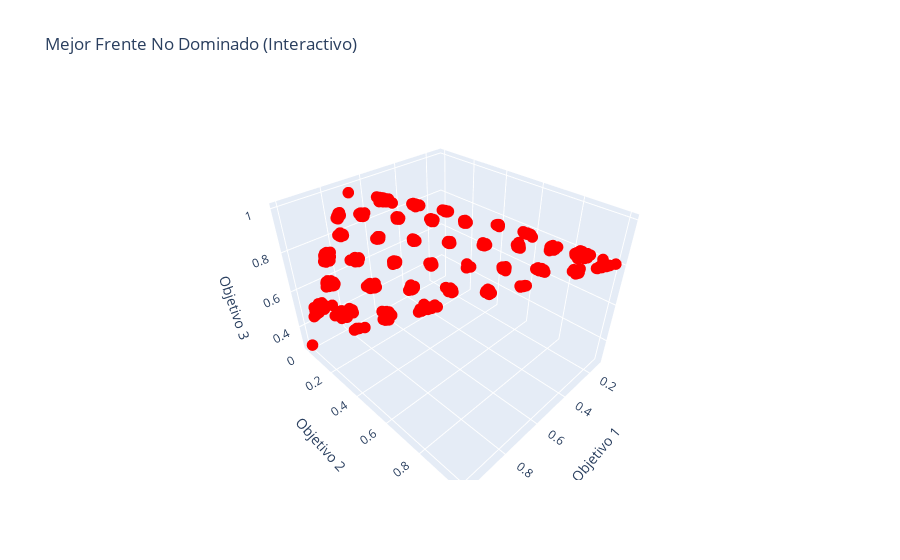

Write notebook code for a chart like this one.
### Markdown cell above
# Comparación de resultados

### Code cell
import os
import pickle
import numpy as np
from pymoo.indicators.hv import Hypervolume
from pymoo.indicators.gd import GD
from pymoo.indicators.igd import IGD
from pymoo.util.nds.non_dominated_sorting import NonDominatedSorting
from pymoo.visualization.scatter import Scatter

# --- Configuración ---
DIRECTORIO = "./modificacion2"  # directorio actual
EXTENSION = ".pkl"
n_obj = 3

# Leer todos los archivos .pkl del directorio
archivos = [f for f in os.listdir(DIRECTORIO) if f.endswith(EXTENSION)]

fitness_dict = {}
for archivo in archivos:
    with open(os.path.join(DIRECTORIO, archivo), "rb") as f:
        data = pickle.load(f)
        if isinstance(data, dict) and "fitnessF" in data:
            fitness_dict[archivo] = np.array(data["fitnessF"])

# Unir todos los frentes para obtener el mejor frente no dominado global
todos_fitness = np.vstack(list(fitness_dict.values()))

# Obtener frontera de referencia no dominada
nds = NonDominatedSorting()
nd_idx = nds.do(todos_fitness, only_non_dominated_front=True)
frontera_referencia = todos_fitness[nd_idx]

# Calcular punto de referencia para HV
ref_point = np.zeros(n_obj)

# --- Cálculo de métricas ---
print(f"{'Archivo':<60} | {'HV':>8} | {'GD':>8} | {'IGD':>8}")
print("-" * 90)

hv_vals = []
gd_vals = []
igd_vals = []

for nombre, fitness in fitness_dict.items():
    hv = Hypervolume(ref_point=ref_point).do(fitness)
    gd = GD(frontera_referencia).do(fitness)
    igd = IGD(frontera_referencia).do(fitness)

    hv_vals.append(hv)
    gd_vals.append(gd)
    igd_vals.append(igd)

    print(f"{nombre:<60} | {hv:8.4f} | {gd:8.4f} | {igd:8.4f}")

# --- Resultados estadísticos ---
print("-" * 90)
print(f"{'PROMEDIO':<60} | {np.mean(hv_vals):8.4f} | {np.mean(gd_vals):8.4f} | {np.mean(igd_vals):8.4f}")
print(f"{'DESV.STD':<60} | {np.std(hv_vals):8.4f} | {np.std(gd_vals):8.4f} | {np.std(igd_vals):8.4f}")

# --- Gráfico del mejor frente no dominado ---
plot = Scatter(title="Mejor Frente No Dominado (Referencia)", s=5)
plot.add(frontera_referencia * -1, label="Mejor frente no dominado", color="red", marker='o', s=5)
plot.show()

if n_obj > 2:
    # Visualización interactiva en 3D usando Plotly
    import plotly.graph_objs as go
    import plotly.offline as pyo

    trace = go.Scatter3d(
        x=frontera_referencia[:, 0] * -1,
        y=frontera_referencia[:, 1] * -1,
        z=frontera_referencia[:, 2] * -1,
        mode='markers',
        marker=dict(size=4, color='red'),
        name='Mejor frente no dominado'
    )

    layout = go.Layout(
        title='Mejor Frente No Dominado (Interactivo)',
        scene=dict(
            xaxis_title='Objetivo 1',
            yaxis_title='Objetivo 2',
            zaxis_title='Objetivo 3'
        )
    )

    fig = go.Figure(data=[trace], layout=layout)
    pyo.iplot(fig)

### Figure 1 — Plotly figure (JSON) as saved in the notebook; plotly's stock layout.template omitted (floating-point values rounded to 4 significant figures; data arrays with more than 128 entries replaced by an {"elided": "..."} marker saying what was removed)
{"data": [{"marker": {"color": "red", "size": 4}, "mode": "markers", "name": "Mejor frente no dominado", "type": "scatter3d", "x": {"elided": "774 float values"}, "y": {"elided": "774 float values"}, "z": {"elided": "774 float values"}}], "layout": {"scene": {"xaxis": {"title": {"text": "Objetivo 1"}}, "yaxis": {"title": {"text": "Objetivo 2"}}, "zaxis": {"title": {"text": "Objetivo 3"}}}, "title": {"text": "Mejor Frente No Dominado (Interactivo)"}}}
